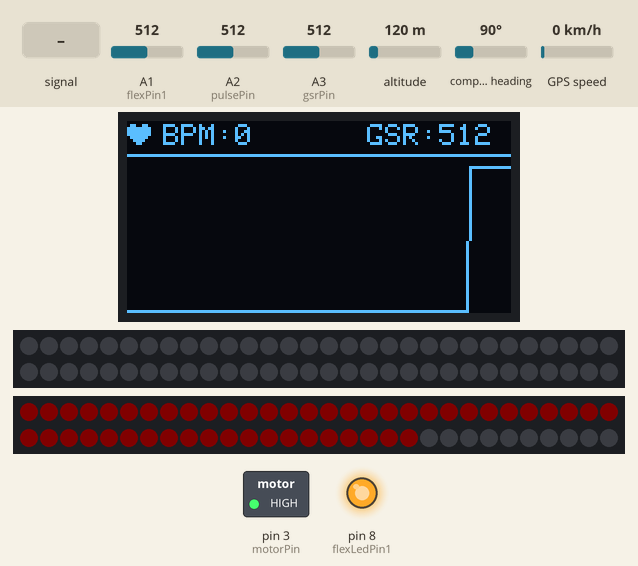
A sketch run on a simulated Arduino Mega 2560, built with avr-gcc and run on an emulated ATmega2560. On the bench: 128×64 one-colour display, 2 × 60 RGB LEDs in strip order, left to right, continuing on the next row, switched loads named in the sketch (green lamp = pin HIGH), output pins drawn as LEDs (lit = HIGH). The inputs (shaded band) are chosen by the test bench; at power-on: A1 (flexPin1) = 512, altitude 120 m, A2 (pulsePin) = 512, A3 (gsrPin) = 512, compass heading 90°, GPS speed 0 km/h. Dim RGB values are drawn brighter than linear; storage starts empty; the GPS gets a fix after 3 s at 37.7749, -122.4194 with 8 satellites; what the sketch prints to the serial monitor is not drawn.

Above: at 1.26 s.
1.3 s: A1 (flexPin1) set to 39
At 2.47 s:
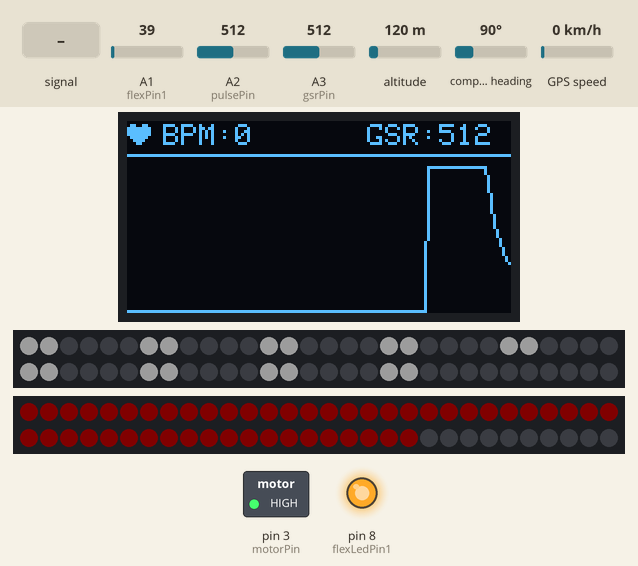
3.0 s: A1 (flexPin1) set to 32
At 3.74 s:
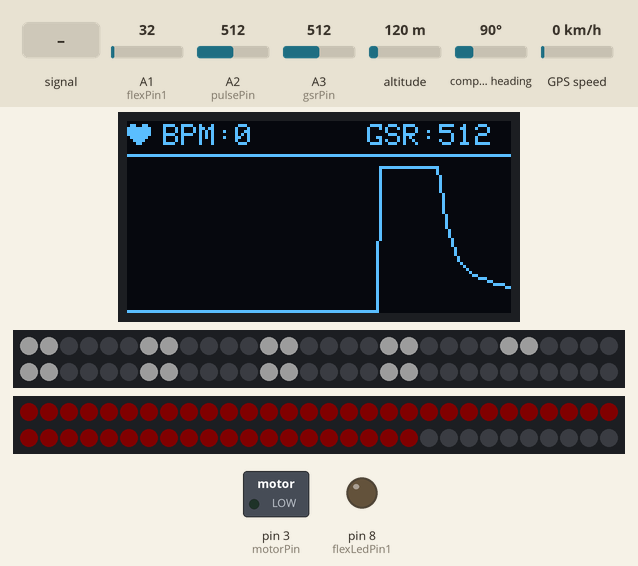
5.0 s: A2 (pulsePin) fed a 200 Hz sine of ±81 counts around its level
At 5.42 s:
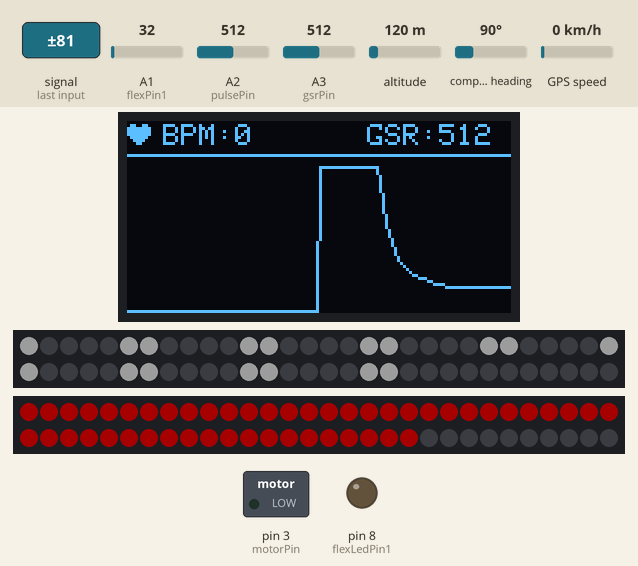
6.8 s: altitude set to 20 m
At 8.61 s:
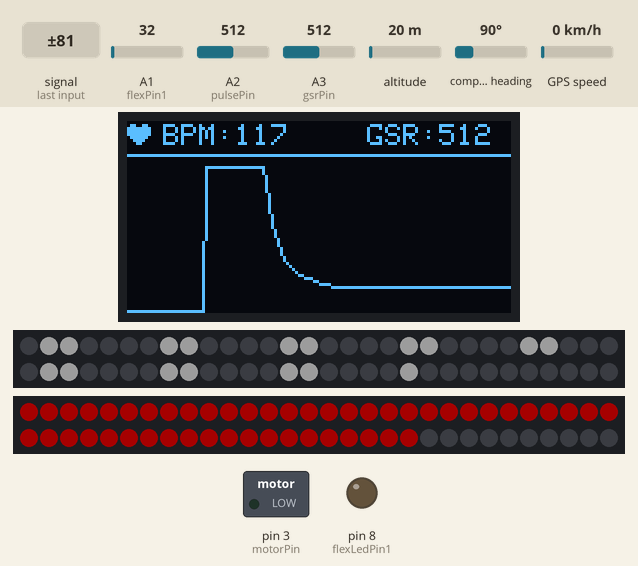
9.9 s: A2 (pulsePin) set to 40
At 10.43 s:
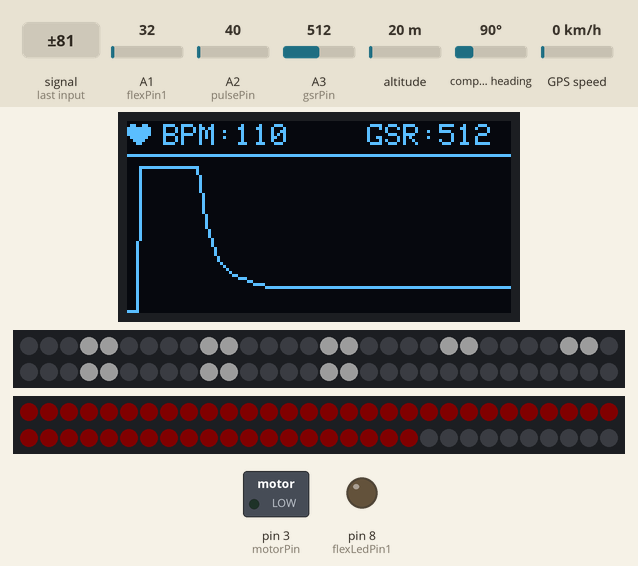
11.5 s: A3 (gsrPin) set to 40
At 11.76 s:
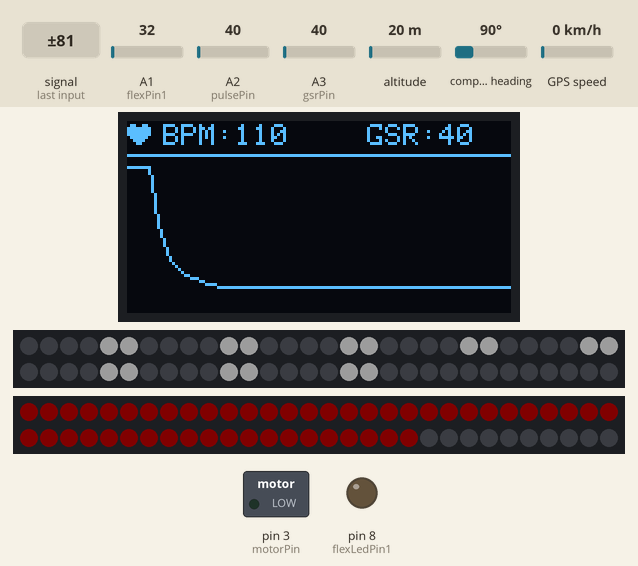
Timing chart, 0 to 14.0 s (numbered marks = the images above; inputs shaded):
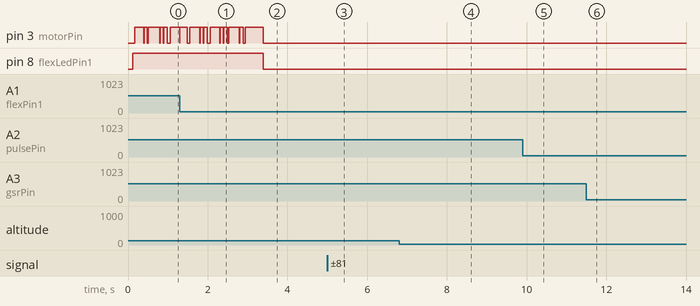

Measured:
- the behaviour switches between 35 and 34 on A1 (flexPin1) (found by bisection; images 1 and 2)
- after the input at 3.0 s, pin 3 (motorPin): goes on until 3.4 s, then stays LOW; pin 8 (flexLedPin1): HIGH → LOW after 0.40 s

The sketch:

FINALsketch0105.ino
```cpp
#include <SPI.h>
#include <SdFat.h>
#include <Wire.h>
#include <TinyGPS++.h>
#include <Adafruit_GFX.h>
#include <Adafruit_SSD1306.h>
#include <Adafruit_NeoPixel.h>

// --- 硬件配置 (保持不变) ---
#define SCREEN_WIDTH 128
#define SCREEN_HEIGHT 64
#define OLED_RESET    -1
#define CHIP_SELECT   4

Adafruit_SSD1306 display(SCREEN_WIDTH, SCREEN_HEIGHT, &Wire, OLED_RESET);
TinyGPSPlus gps;
SdFat SD;
SdFile dataFile;

#define STRIP1_PIN 6
#define STRIP2_PIN 5
#define TOTAL_LEDS 60
#define ACTIVE_LEDS 50
Adafruit_NeoPixel strip1(TOTAL_LEDS, STRIP1_PIN, NEO_GRB + NEO_KHZ800);
Adafruit_NeoPixel strip2(TOTAL_LEDS, STRIP2_PIN, NEO_GRB + NEO_KHZ800);

const unsigned char heart_bmp[] PROGMEM = {
  0b00000000, 0b01100110, 0b11111111, 0b11111111,
  0b11111111, 0b01111110, 0b00111100, 0b00011000
};
const int gsrPin = A3, flexPin1 = A1, pulsePin = A2;
const int motorPin = 3, flexLedPin1 = 8;

// --- 传感器核心变量 (保持不变) ---
float smoothF1 = 0;
float filterWeight = 0.1;
float baseline = 512;
bool inBeat = false;
unsigned long lastBeatTime = 0;
int bpm = 0;
int flexHistory[SCREEN_WIDTH];
int writePtr = 0;

// --- 调度计时器 ---
unsigned long lastSDWrite = 0;
unsigned long lastOLED = 0;
unsigned long lastLED = 0;
unsigned long lastSensorRead = 0;

bool sdActive = false;
long logIndex = 0;
String filename = "Data.csv";
static float ledOffset = 0;

void setup() {
  Serial.begin(9600);
  Serial1.begin(9600);

  // --- 【仅在此处修改：增加删除旧文件逻辑】 ---
  if (SD.begin(CHIP_SELECT, SD_SCK_MHZ(4))) {
    sdActive = true;

    // 如果发现 SD 卡里已经有 Data.csv，先把它删掉
    if (SD.exists(filename.c_str())) {
      SD.remove(filename.c_str());
      Serial.println(F("Old Data.csv deleted."));
    }

    // 重新创建全新的文件并写入表头
    if (dataFile.open(filename.c_str(), O_RDWR | O_CREAT | O_AT_END)) {
      dataFile.println(F("index,time,lat,lng,flex,gsr,bpm"));
      dataFile.close();
      Serial.println(F("New Data.csv created."));
    }
  }

  Wire.begin();
  display.begin(SSD1306_SWITCHCAPVCC, 0x3C);
  display.clearDisplay();
  display.display();

  strip1.begin(); strip2.begin();
  strip1.setBrightness(40); strip2.setBrightness(40);
  strip1.show(); strip2.show();

  pinMode(motorPin, OUTPUT);
  pinMode(flexLedPin1, OUTPUT);

  smoothF1 = analogRead(flexPin1);
  for(int i=0; i<SCREEN_WIDTH; i++) flexHistory[i] = 63;
  Serial.println(F("GPS MODIFIED - AUTO-DELETE ENABLED"));
}

void loop() {
  unsigned long now = millis();

  // --- GPS 解析部分：保持在主循环最外层持续运行 ---
  while (Serial1.available() > 0) {
    gps.encode(Serial1.read());
  }

  // --- 1. 核心计算 (保持不变) ---
  if (now - lastSensorRead >= 20) {
    lastSensorRead = now;
    int rawF1 = analogRead(flexPin1);
    smoothF1 = (smoothF1 * (1.0 - filterWeight)) + (rawF1 * filterWeight);
    int rawPulse = analogRead(pulsePin);
    baseline = (baseline * 0.985) + (rawPulse * 0.015);
    float acSignal = rawPulse - baseline;
    if (!inBeat && acSignal > 8.0 && (now - lastBeatTime > 450)) {
      inBeat = true;
      int instantBpm = 60000 / (now - lastBeatTime);
      if (instantBpm > 45 && instantBpm < 160) bpm = (bpm == 0) ? instantBpm : (bpm * 0.7 + instantBpm * 0.3);
      lastBeatTime = now;
    }
    if (inBeat && acSignal < 0) inBeat = false;
  }

  // --- 2. 核心 GPS 改动：强制同步记录逻辑 (每1000ms一次快照) ---
  if (now - lastSDWrite >= 1000) {
    lastSDWrite = now;

    String timeString;
    // 强制从 GPS 获取最新的快照时间
    if (gps.time.isValid()) {
      int itHour = gps.time.hour() + 1; // 意大利 UTC+1
      if (itHour >= 24) itHour -= 24;
      char tBuf[12];
      sprintf(tBuf, "%02d:%02d:%02d", itHour, gps.time.minute(), gps.time.second());
      timeString = String(tBuf);
    } else {
      timeString = String(now / 1000) + "s";
    }

    // 强制捕捉当前的经纬度快照
    double currentLat = gps.location.isValid() ? gps.location.lat() : 0.0;
    double currentLng = gps.location.isValid() ? gps.location.lng() : 0.0;
    int currentGSR = analogRead(gsrPin);
    int currentFlex = (int)smoothF1;

    // A. 写入 SD 卡 (同步且高精度)
    if (sdActive && dataFile.open(filename.c_str(), O_RDWR | O_CREAT | O_AT_END)) {
      dataFile.print(logIndex);    dataFile.print(",");
      dataFile.print(timeString);  dataFile.print(",");
      dataFile.print(currentLat, 6); dataFile.print(","); // 强制 6 位精度
      dataFile.print(currentLng, 6); dataFile.print(","); // 强制 6 位精度
      dataFile.print(currentFlex);  dataFile.print(",");
      dataFile.print(currentGSR);   dataFile.print(",");
      dataFile.println(bpm);
      dataFile.close();
    }

    // B. 串口全息同步显示
    Serial.print(F("[LOG ")); Serial.print(logIndex++); Serial.print(F("] "));
    Serial.print(timeString);
    Serial.print(F(" | LAT:")); Serial.print(currentLat, 6);
    Serial.print(F(" | LNG:")); Serial.print(currentLng, 6);
    Serial.print(F(" | BPM:")); Serial.print(bpm);
    Serial.print(F(" | GSR:")); Serial.print(currentGSR);
    Serial.print(F(" | FLX:")); Serial.print(currentFlex);
    Serial.print(F(" | SAT:")); Serial.println(gps.satellites.value());
  }

  // --- 3. 马达反馈 (保持不变) ---
  if (smoothF1 > 35) {
    if (now % 100 < 85) digitalWrite(motorPin, HIGH);
    else digitalWrite(motorPin, LOW);
    digitalWrite(flexLedPin1, HIGH);
  } else {
    digitalWrite(motorPin, LOW);
    digitalWrite(flexLedPin1, LOW);
  }

  // --- 4. 灯带刷新 (保持不变) ---
  if (now - lastLED > 20) {
    unsigned long delta = now - lastLED;
    lastLED = now;
    float scrollSpeed = (smoothF1 < 30) ? 0.0015 : (smoothF1 < 50 ? 0.0022 : 0.005);
    bool strobe = (smoothF1 >= 50) ? ((now / 70) % 2 == 0) : true;
    ledOffset += scrollSpeed * delta * 10.0;
    if (ledOffset > 6.0) ledOffset -= 6.0;

    for(int i=0; i < ACTIVE_LEDS; i++) {
      if (!strobe) strip1.setPixelColor(i, strip1.Color(2, 2, 2));
      else {
        float pos = fmod((float)i + ledOffset, 6.0);
        strip1.setPixelColor(i, (pos < 2.0) ? strip1.Color(180, 180, 180) : strip1.Color(5, 5, 5));
      }
      strip2.setPixelColor(i, (inBeat || (now - lastBeatTime < 150)) ? strip2.Color(255, 0, 0) : strip2.Color(35, 0, 0));
    }
    strip1.show(); strip2.show();
  }

  // --- 5. OLED 显示 (保持不变) ---
  if (now - lastOLED > 80) {
    lastOLED = now;
    flexHistory[writePtr] = map(constrain((int)smoothF1, 10, 150), 10, 150, 62, 15);
    writePtr = (writePtr + 1) % SCREEN_WIDTH;
    display.clearDisplay();
    display.drawBitmap(0, 0, heart_bmp, 8, 8, WHITE);
    display.setCursor(12, 1); display.print(F("BPM:")); display.print(bpm);
    display.setCursor(80, 1); display.print(F("GSR:")); display.print(analogRead(gsrPin));
    display.drawFastHLine(0, 11, 128, WHITE);
    for (int x = 0; x < SCREEN_WIDTH - 1; x++) {
      display.drawLine(x, flexHistory[(writePtr+x)%SCREEN_WIDTH], x+1, flexHistory[(writePtr+x+1)%SCREEN_WIDTH], WHITE);
    }
    display.display();
  }
}
```
